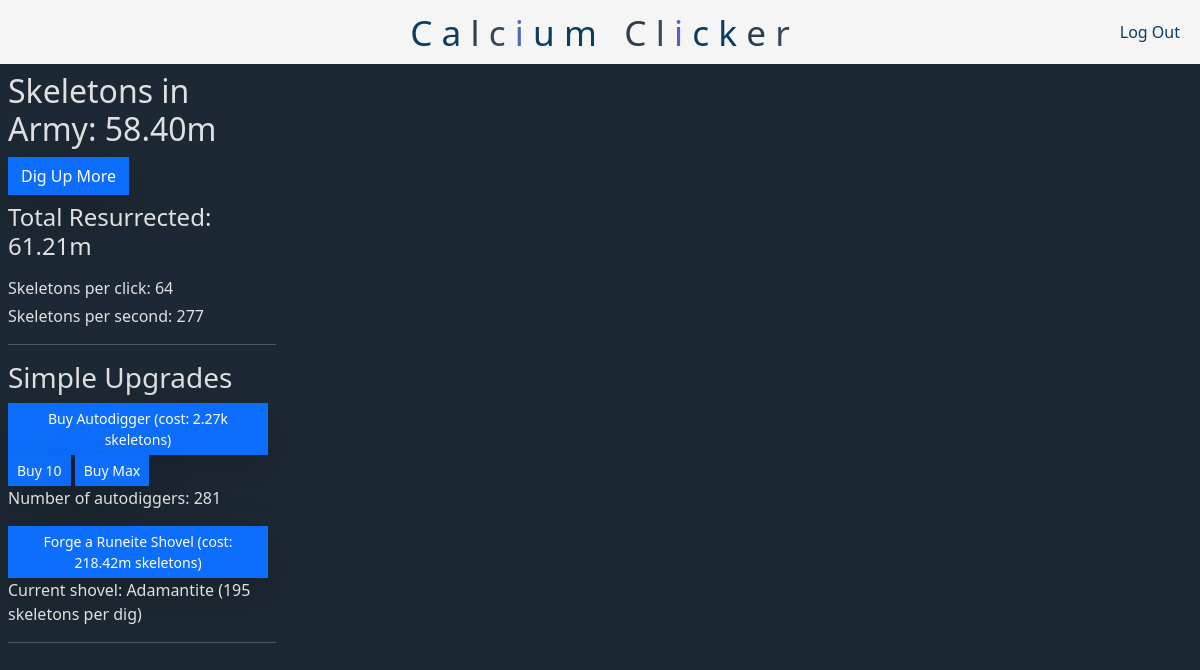
/ (signed in), run on the app's committed database.
### tables this page shows
CREATE TABLE stats (
    id INTEGER PRIMARY KEY AUTOINCREMENT NOT NULL,
    user_id INTEGER NOT NULL,
    skeletonsPerClick INTEGER NOT NULL DEFAULT 1,
    skeletonsPerSecond INTEGER NOT NULL DEFAULT 0,
    FOREIGN KEY (user_id) REFERENCES users(id) ON DELETE CASCADE
);

CREATE TABLE simple_upgrades (
    id INTEGER PRIMARY KEY AUTOINCREMENT NOT NULL,
    user_id INTEGER NOT NULL,
    curShovel INTEGER NOT NULL DEFAULT 0,
    shovelCost INTEGER NOT NULL DEFAULT 100,
    numAutodiggers INTEGER NOT NULL DEFAULT 0,
    autodiggerCost INTEGER NOT NULL DEFAULT 10,
    FOREIGN KEY (user_id) REFERENCES users(id) ON DELETE CASCADE
);

### app.py (the view)
@app.route("/", methods=["GET"])
@login_required
def index():
    userData = db.execute("""
        SELECT users.skeletonCount, users.totalSkeletons,
               simple_upgrades.curShovel, simple_upgrades.shovelCost, simple_upgrades.numAutodiggers, simple_upgrades.autodiggerCost,
               stats.skeletonsPerClick, stats.skeletonsPerSecond
        FROM users
        JOIN simple_upgrades ON users.id = simple_upgrades.user_id
        JOIN stats ON users.id = stats.user_id
        WHERE users.id = ?
    """, session["user_id"])[0]
    skeletonCount = userData["skeletonCount"]
    totalSkeletons = userData["totalSkeletons"]
    curShovel = userData["curShovel"]
    shovelCost = userData["shovelCost"]
    numAutodiggers = userData["numAutodiggers"]
    autodiggerCost = userData["autodiggerCost"]
    skeletonsPerClick = userData["skeletonsPerClick"]
    skeletonsPerSecond = userData["skeletonsPerSecond"]
    return render_template("index.html",
        skeletonCount=skeletonCount,
        totalSkeletons=totalSkeletons,
        curShovel=curShovel,
        shovelCost=shovelCost,
        numAutodiggers=numAutodiggers,
        autodiggerCost=autodiggerCost,
        skeletonsPerClick=skeletonsPerClick,
        skeletonsPerSecond=skeletonsPerSecond,
        shovels=shovels,
        maxShovel=maxShovel
    )

### app.py (called while the page is built)
@app.after_request
def after_request(response):
    response.headers["Cache-Control"] = "no-cache, no-store, must-revalidate"
    response.headers["Expires"] = 0
    response.headers["Pragma"] = "no-cache"
    return response

### helpers.py (called while the page is built)
def login_required(f):
    @wraps(f)
    def decorated_function(*args, **kwargs):
        if session.get("user_id") is None:
            return redirect("/login")
        return f(*args, **kwargs)
    return decorated_function

def formatNumberSuffix(num):
    if num >= 1_000_000_000_000_000_000_000_000_000:
        return f"{num / 1_000_000_000_000_000_000_000_000_000:.2f}o"
    elif num >= 1_000_000_000_000_000_000_000_000:
        return f"{num / 1_000_000_000_000_000_000_000_000:.2f}S"
    elif num >= 1_000_000_000_000_000_000_000:
        return f"{num / 1_000_000_000_000_000_000_000:.2f}s"
    elif num >= 1_000_000_000_000_000_000:
        return f"{num / 1_000_000_000_000_000_000:.2f}Q"
    elif num >= 1_000_000_000_000_000:
        return f"{num / 1_000_000_000_000_000:.2f}q"
    elif num >= 1_000_000_000_000:
        return f"{num / 1_000_000_000_000:.2f}t"
    elif num >= 1_000_000_000:
        return f"{num / 1_000_000_000:.2f}b"
    elif num >= 1_000_000:
        return f"{num / 1_000_000:.2f}m"
    elif num >= 1_000:
        return f"{num / 1_000:.2f}k"
    else:
        return str(num)

def shovelSkeletonsPerClick(curShovel, baseValue=10, polyPower=1.5, exponentialKicker=1.02):
    return int(baseValue * ((curShovel + 1) ** polyPower) * (exponentialKicker ** ((curShovel + 1) ** 0.5)))

### templates/index.html (shortened to what this page needs)
{% extends "layout.html" %}
{% block main %}
    <div class="from-left-1st">
        <div class="m-2 from-top-1st">
            <h2>Skeletons in Army: <span id="skeleton-count">{{ skeletonCount | formatNumberSuffix }}</span></h2>
            <button class="btn btn-primary rounded-0 shadow-lg" onclick="digUpSkeletons()">Dig Up More</button>
            <h4 class="mt-2 mb-3">Total Resurrected: <span id="total-skeletons">{{ totalSkeletons | formatNumberSuffix }}</span></h4>
            {% if (totalSkeletons + (1.3 * skeletonsPerSecond)) > 9 %}
                <p class="mb-1">Skeletons per click: <span id="skeletons-per-click">{{ skeletonsPerClick | formatNumberSuffix }}</span></p>
                <p class="mb-1">Skeletons per second: <span id="skeletons-per-second">{{ skeletonsPerSecond | formatNumberSuffix }}</span></p>
            {% endif %}
        </div>
        <hr>
        {% if (totalSkeletons + (1.3 * skeletonsPerSecond)) > 9 %}
            <div class="m-2 from-top-2nd">
                <h3>Simple Upgrades</h3>
                <button class="btn btn-primary rounded-0 shadow-lg btn-sm" onclick="buyAutodigger()">Buy Autodigger (cost: <span id="autodigger-cost">{{ autodiggerCost | formatNumberSuffix }}</span> skeletons)</button>
                <button class="btn btn-primary rounded-0 shadow-lg btn-sm" onclick="buyTenAutodiggers()">Buy 10</button>
                <button class="btn btn-primary rounded-0 shadow-lg btn-sm" onclick="buyMaxAutodiggers()">Buy Max</button>
                <p>Number of autodiggers: <span id="num-autodiggers">{{ numAutodiggers }}</span></p>
                <button id="shovel-button" class="btn btn-primary rounded-0 shadow-lg btn-sm {% if curShovel == maxShovel %}btn-dark{% endif %}"
                onclick="buyShovel()"
                {% if curShovel == maxShovel %}disabled{% endif %}>
                    {% if curShovel < maxShovel %}
                        Forge a {{ shovels[curShovel + 1] }} Shovel (cost: {{ shovelCost | formatNumberSuffix }} skeletons)
                    {% else %}
                        Your shovel is max level!
                    {% endif %}
                </button>
                {% if curShovel != 0 %}
                    <p id="shovel-description">Current shovel: {{ shovels[curShovel] }} ({{ curShovel | shovelSkeletonsPerClick | formatNumberSuffix }} skeletons per dig)</p>
                {% else %}
                    <p id="shovel-description">Current shovel: {{ shovels[curShovel] }} (1 skeleton per dig)</p>
                {% endif %}
            </div>
            <hr>
        {% endif %}
    </div>
{% endblock %}

### templates/layout.html (shortened to what this page needs)
<!DOCTYPE html>
<html lang="en">
    <head>
        <link href="https://cdn.jsdelivr.net/npm/bootstrap@5.3.3/dist/css/bootstrap.min.css" rel="stylesheet">
        <link href="/static/styles.css" rel="stylesheet">
    </head>
    <body>
        <nav class="navbar navbar-expand-md padding">
            <div class="container-fluid">
                <a class="navbar-brand navbar-major not-clickable">
                    <span class="deep-blue">C</span>
                    <span class="bright-blue">a</span>
                    <span class="charcoal-black">l</span>
                    <span class="slate-gray">c</span>
                    <span class="steel-blue">i</span>
                    <span class="deep-blue">u</span>
                    <span class="bright-blue">m</span>
                    <span class="charcoal-black">C</span>
                    <span class="slate-gray">l</span>
                    <span class="steel-blue">i</span>
                    <span class="deep-blue">c</span>
                    <span class="bright-blue">k</span>
                    <span class="charcoal-black">e</span>
                    <span class="slate-gray">r</span>
                </a>
                <div class="collapse navbar-collapse" id="navbar">
                    {% if session["user_id"] %}
                        <ul class="navbar-nav ms-auto mt-1 mb-1 navbar-minor">
                            <li class="nav-item"><a class="nav-link" href="/logout">Log Out</a></li>
                        </ul>
                    {% else %}
                        <ul class="navbar-nav ms-auto mt-1 mb-1">
                            <li class="nav-item"><a class="nav-link" href="/register">Register</a></li>
                            <li class="nav-item"><a class="nav-link" href="/login">Log In</a></li>
                        </ul>
                    {% endif %}
                </div>
            </div>
        </nav>
         <main class="{% if request.path != '/' %}container py-5 text-center{% endif %}">
            {% block main %}{% endblock %}
        </main>
    </body>
</html>

### static/styles.css (style rules this page uses)
nav { background-color: #f5f5f5; color: #1c2833; border: none; }
nav .navbar-brand { font-size: 2.2rem; }
nav .navbar-brand .deep-blue { color: #0a3d62; }
nav .navbar-brand .bright-blue { color: #0a3d62; }
nav .navbar-brand .charcoal-black { color: #2c3e50; }
nav .navbar-brand .slate-gray { color: #34495e; }
nav .navbar-brand .steel-blue { color: #4a69bd; }
.navbar-nav .nav-link { color: #0a3d62; font-weight: 500; }
.navbar { position: relative; width: 100% }
.navbar .navbar-major { position: absolute; top: 50%; left: 50%; transform: translate(-50%, -50%); }
.padding { padding-top: 0.5rem; padding-bottom: 0.5rem; }
.from-left-1st { width: 23%; position: relative; }
.from-left-1st hr { margin-left: 8px; }
body { background-color: #1c2833; color: #e0e0e0; user-select: none; }
.nav-item { user-select: none; }
p, span, h1, h2, h3, h4, h5, h6, .not-clickable { cursor: default; }

### data on the page
stats: skeletonsPerSecond "277"
simple_upgrades: autodiggerCost "2.27k", numAutodiggers "281", shovelCost "218.42m"

### other printed values
{{ skeletonsPerClick | formatNumberSuffix }} "64"
{{ shovels[curShovel + 1] }} "Runeite"
{{ shovels[curShovel] }} "Adamantite"
{{ curShovel | shovelSkeletonsPerClick | formatNumberSuffix }} "195"
